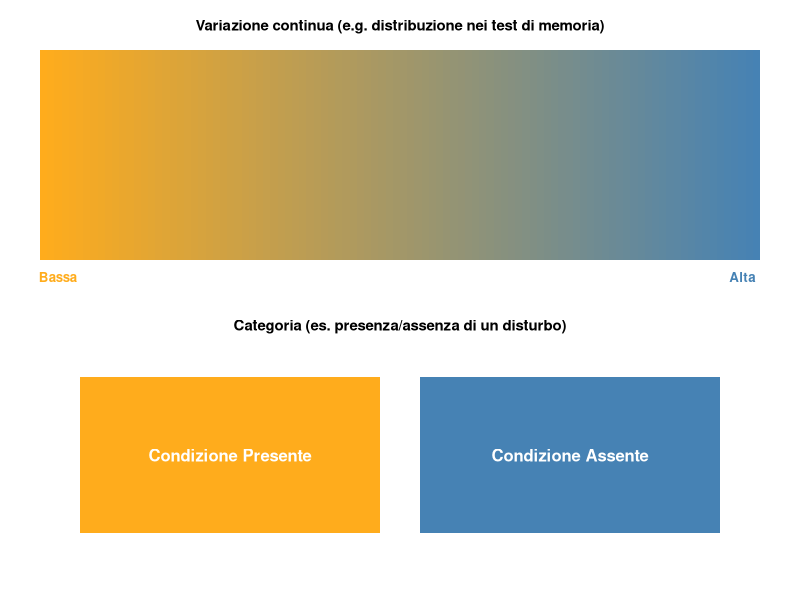

This chart was generated by the following R code:
## ---- chunk 1
#| echo: FALSE
#| fig.width: 6.5
#| fig.height: 4.2
#| fig.dpi: 100

par(mfrow = c(2, 1), mar = c(2, 2, 2.5, 2))

# --- Upper panel: continuous gradient ---
n   <- 100
col_lo  <- col2rgb("#FFAC1C") / 255
col_hi  <- col2rgb("steelblue") / 255
grad    <- sapply(seq(0, 1, length.out = n), function(t)
  rgb(col_lo[1]*(1-t) + col_hi[1]*t,
      col_lo[2]*(1-t) + col_hi[2]*t,
      col_lo[3]*(1-t) + col_hi[3]*t))

image(matrix(1:n, ncol  = 1), col = grad,
      axes = FALSE, main = "Variazione continua (e.g. distribuzione nei test di memoria)",
      cex.main = 0.9)
mtext("Bassa", side = 1, at = 0.02, line = 0.3, cex = 0.8, col = "#FFAC1C", font = 2)
mtext("Alta", side = 1, at = 0.98, line = 0.3, cex = 0.8, col = "steelblue", font = 2)

# --- Lower panel: two discrete rectangles ---
plot(NULL, xlim = c(0, 1), ylim = c(0, 1), axes = FALSE,
     main = "Categoria (es. presenza/assenza di un disturbo)",
     cex.main = 0.9)
rect(0.02, 0.1, 0.47, 0.9, col = "#FFAC1C", border = NA)
rect(0.53, 0.1, 0.98, 0.9, col = "steelblue", border = NA)
text(0.245, 0.50, "Condizione Presente", col = "white", font = 2, cex = 1.0)
text(0.755, 0.50, "Condizione Assente",    col = "white", font = 2, cex = 1.0)
